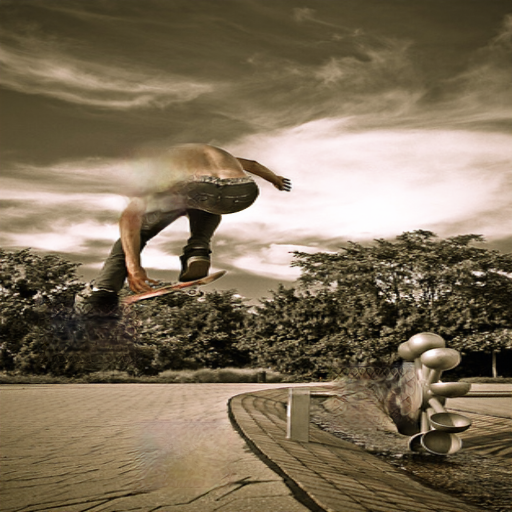
#> input picture test/test_image/3658_pred.png, 512 x 512 px, found by its file name; its folder holds only this picture in this run
$ python main.py   (older library calls are emulated)
#> lines starting #> are read from the running program, lines starting #| are printed output that depends on the picture
import os
import shutil
from itertools import product
import natsort
import pandas as pd
import mahotas as mt
import glob
import csv
import time
import os
import skops.io as sio
import cv2
from PIL import Image, ImageDraw

tic = time.time()
def tile(filename, dir_in, dir_out, d):
#> called with filename = '3658_pred.png', dir_in = '\\test\\test_image', dir_out = '\\test\\cropp_test_image', d = 32
    name, ext = os.path.splitext(filename)
    img = Image.open(os.path.join(dir_in, filename))
#> img is the input picture: PIL image 512x512 RGB; mean R, G, B 126.3, 111.7, 89.1
    w, h = img.size
#> w = 512; h = 512

    grid = product(range(0, h - h % d, d), range(0, w - w % d, d))
    for i, j in grid:
        box = (j, i, j + d, i + d)
        out = os.path.join(dir_out, f'{name}_{i}_{j}{ext}')
        img.crop(box).save(out)
#> this loop made 256 passes
#> pass 1, in tile, `img.crop(box).save(out)`:
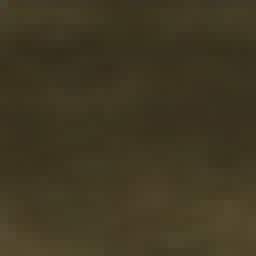
#> saved as 3658_pred_0_0.png: PIL image 32x32 RGB (shown 8 times larger); mean R, G, B 64, 56.3, 34.5
    wh = (w, h)
#> wh = (512, 512)
    return wh

def concat(dir_out,dir_in,listdir, wh):
    total_width, max_height = wh
    total_width = total_width - total_width % 32 - 32
    max_height = max_height - max_height % 32 - 32
    result = Image.new('RGBA', (total_width, max_height))  # common canvas
    y_offset = 0
    x_offset = 0
    for image in listdir:
        img = Image.open(os.path.join(dir_in, image))
        if x_offset < total_width:
            result.paste(img, (x_offset, y_offset))
            x_offset += 32
        else:
            y_offset += 32
            x_offset = 0
        img.close()
    result.save(os.path.join(dir_out, 'result.png'))
    result.close()
    print("[STATUS] Image predict saved : test/output/result.png")

# function to extract haralick textures from an image
def extract_features(image):
    # calculate haralick texture features for 4 types of adjacency
    textures = mt.features.haralick(image)

    # take the mean of it and return it
    ht_mean = textures.mean(axis=0)
    return ht_mean

if __name__ == '__main__':
    wh = (640, 424)
    dir_in = r'\test\test_image'
    os.mkdir(r'\test\cropp_test_image')
    dir_out = r'\test\cropp_test_image'
    for filename in os.listdir(dir_in):
        wh = tile(filename, dir_in, dir_out, 32)
#> wh = (512, 512)
    # load the training dataset
    train_path = r'\test\cropp_test_image'  # Enter the directory where all the images are stored
    train_names = os.listdir(train_path)

    # empty list to hold feature vectors and train labels
    train_features = []
    train_labels = []
    # loop over the training dataset
    print("[STATUS] Started extracting haralick textures..")
    cur_path = os.path.join(train_path, '*g')
    cur_label = train_names
    i = 0
    with open('test_fragments_img.csv', 'a+', newline='') as obj:
        writer = csv.writer(obj)
        if i == 0:
            writer.writerow(
                ['Haralick1', 'Haralick2', 'Haralick3', 'Haralick4', 'Haralick5', 'Haralick6', 'Haralick7', 'Haralick8',
                 'Haralick9',
                 'Haralick10', 'Haralick11', 'Haralick12', 'Haralick13'])
        for file in glob.glob(cur_path):
            # print("Processing Image - {} in {}".format(i, cur_label[i]))
            # read the training image
            image = cv2.imread(file)

            # convert the image to grayscale
            gray = cv2.cvtColor(image, cv2.COLOR_BGR2GRAY)
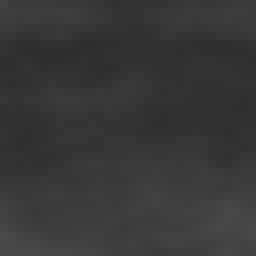
#> gray: shape (32, 32) (shown 8 times larger); min 46, max 74, mean 56.2

            # extract haralick texture from image
#> (the run stopped early here; a loop or call above may not have finished)
